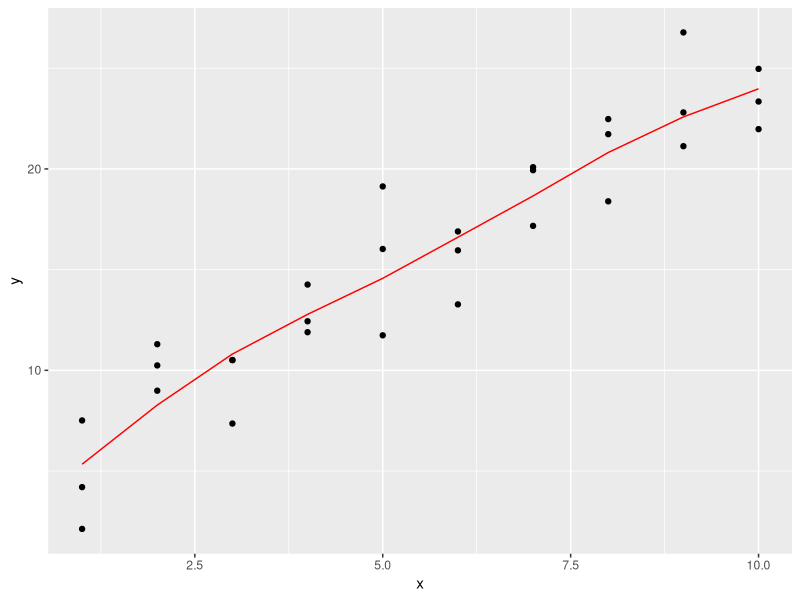
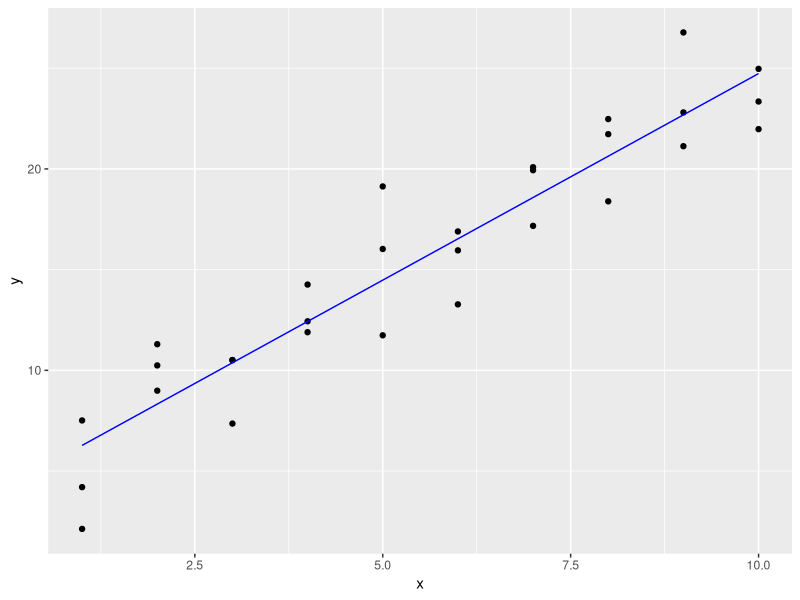
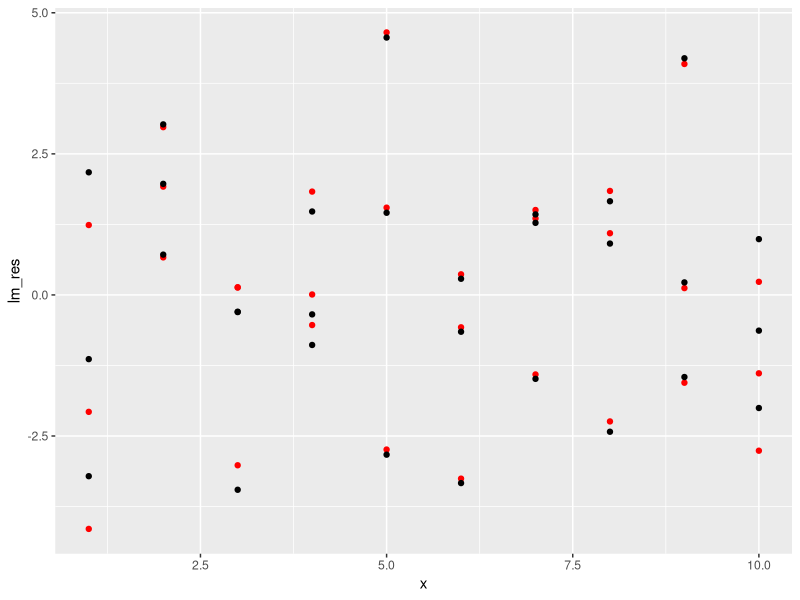
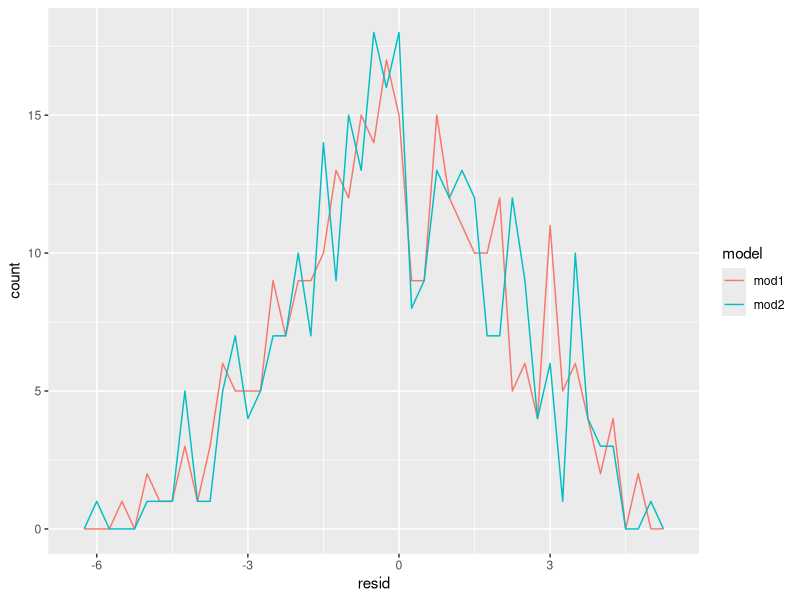

Write the R code that produced these figures, in order.
## ---- chunk 1
knitr::opts_chunk$set(echo = TRUE)
## ---- chunk 2
library(tidyverse)
library(modelr)
library(modelr)
library(purrr)
library(broom)
library(glmnet)
## ---- chunk 3
mod1_loess = loess(y ~ x, data = sim1)
mod1_lm = lm(y~x, data = sim1)

grid_loess = sim1 %>% add_predictions(mod1_loess)
grid_lm = sim1 %>% add_predictions(mod1_lm)
sim1 = sim1 %>% add_predictions(mod1_lm, var = "lm_pred") %>% add_residuals(mod1_lm, var = "lm_res") %>% add_predictions(mod1_loess) %>% add_residuals(mod1_loess)

ggplot(sim1, aes(x = x, y=y)) + geom_point()+geom_line(aes(x = x, y = pred), data = grid_loess, color = "red")
ggplot(sim1, aes(x = x, y=y)) + geom_point()+geom_line(aes(x = x, y = pred), data = grid_lm, color = "blue")

ggplot(sim1, aes(x=x)) + geom_point(aes(y = lm_res), color = "red") + geom_point(aes(y = resid), color = "black")
## ---- chunk 4
mod_a = lm(y~x-1, data = sim2)
mod_b = lm(y~x, data = sim2)

grid_show = sim2 %>% data_grid(x) %>% spread_predictions(mod_a, mod_b)
grid_show
## ---- chunk 5
mod1 = lm(y~x1+x2, data = sim4)
mod2 = lm(y~x1*x2, data = sim4)

mod_res = gather_residuals(sim4, mod1, mod2)

ggplot(mod_res, aes(x = resid, color = model)) + geom_freqpoly(binwidth = .25)
